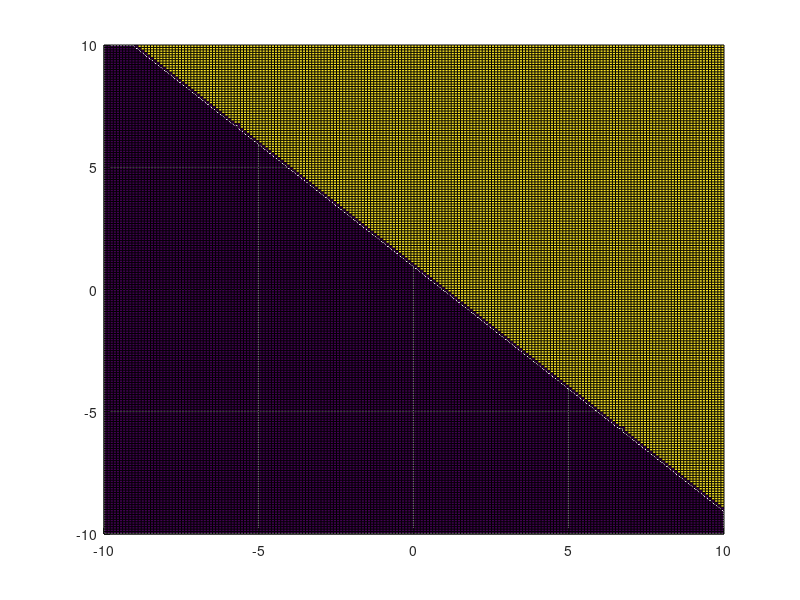

Write the MATLAB code that produced this figure.
clf 
v = -10:0.1:10;
[x,y] = meshgrid(v);  % create a grid
ineq = x + y >= 1;    % some inequality
f = double(ineq);
surf(x,y,f);
view(0,90)